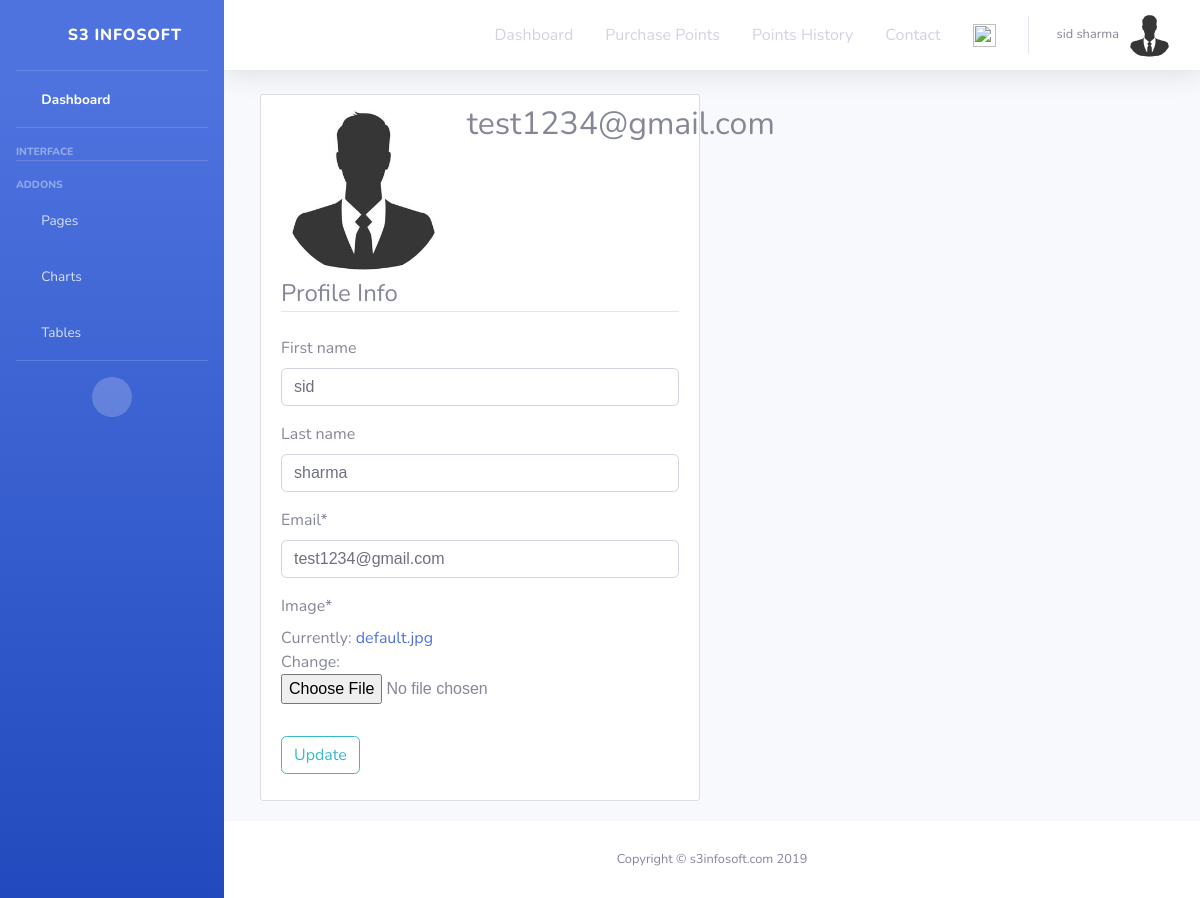
/profile/ (signed in), run on the app's committed database.
### users/models.py (models this page shows, shortened)
class CustomUser(auth_models.AbstractUser):#whatever field you want extra in user model we can enter here
    points_available=models.FloatField(max_length=10,default=0.0)
    unique_id=models.CharField(max_length=40,null=True,blank=True,unique=True,default=uuid.uuid4)
    email = models.EmailField(_("email address"), unique=True)
    objects = CustomUserManager()
    USERNAME_FIELD = "email"
    REQUIRED_FIELDS = []

### loyalty/models.py (models this page shows, shortened)
class Profile(models.Model):
	user=models.OneToOneField(CustomUser,on_delete=models.CASCADE) #onetoone relationship..
	image=models.ImageField(default='default.jpg',upload_to='profile_pics')

### loyalty/views.py (the view)
# urls.py: path("profile/",loyalty_views.profile,name="profile"),
@login_required
def profile(request):
    if request.method == 'POST':
        u_form = UserUpdateForm(request.POST, instance=request.user)
        p_form = ProfileUpdateForm(request.POST,
                                   request.FILES,
                                   instance=request.user.profile)
        if u_form.is_valid() and p_form.is_valid():
            u_form.save()
            p_form.save()
            messages.success(request, f'Your account has been updated!')
            return redirect('profile')
    else:
        u_form = UserUpdateForm(instance=request.user)
        p_form = ProfileUpdateForm(instance=request.user.profile)
    context = {
        'u_form': u_form,
        'p_form': p_form,
    }
    return render(request,'profile.html',context)

### loyalty/forms.py
class UserUpdateForm(forms.ModelForm):
		email = forms.EmailField()
		class Meta:
			model = CustomUser
			fields = ['first_name','last_name','email']

class ProfileUpdateForm(forms.ModelForm):
		class Meta:
			model = Profile
			fields = ['image']

### templates/context_processors.py (called while the page is built)
def messagenumber_processor(request):
	if not request.user.is_anonymous:#when logout user is anonymous
		return {'total_cart_items': len(Cart.objects.filter(user__unique_id=request.user.unique_id))}
	else:
		return{'temp': None}

### templates/profile.html (shortened to what this page needs)
{% extends "base.html" %}
{% load crispy_forms_tags %}
{% load static %}
 {% block extra_css %}
 <link href="{% static 'css/mycss.css' %}" rel="stylesheet">
  {% endblock extra_css %}
{% block content %}
    <div class="col-sm-6">
    <div class="content-section">
      <div class="media">
         <img src="{{ user.profile.image.url}}" class="rounded-circle account-img" width="165" height="170">
        <div class="media-body">
          <h2 class="account-heading">{{ user.email }}</h2>
        </div>
      </div>
      <form method="POST" enctype="multipart/form-data">
          <fieldset class="form-group">
              <legend class="border-bottom mb-4">Profile Info</legend>
              {{ u_form|crispy }}
              {{ p_form|crispy }}
          </fieldset>
          <div class="form-group">
              <button class="btn btn-outline-info" type="submit">Update</button>
          </div>
      </form>
    </div>
  </div>
{% endblock content %}

### templates/snippets/navbar.html (shortened to what this page needs)
        <nav class="navbar navbar-expand navbar-light bg-white topbar mb-4 static-top shadow">
          <ul class="navbar-nav ml-auto">
             <li class="nav-item dropdown no-arrow mx-1">
              <div>
               <a class="nav-item nav-link" href="{%url 'index'%}">Dashboard</a>
                 </div>
            </li>
            <li class="nav-item dropdown no-arrow mx-1">
              <div>
               <a class="nav-item nav-link" href="{%url 'purchase_points'%}">Purchase Points</a>
                 </div>
            </li>
            <li class="nav-item dropdown no-arrow mx-1">
              <div>
               <a class="nav-item nav-link" href="{%url 'earn_history'%}">Points History</a>
                 </div>
            </li>
            <li class="nav-item dropdown no-arrow mx-1">
              <div>
               <a class="nav-item nav-link" href="{%url 'contact_us'%}">Contact</a>
                 </div>
            </li>
            <li class="nav-item dropdown no-arrow mx-1" >
              <div>
               <spam class="nav-item nav-link" >
                          <a href="{% url 'cart' %}"><img src="\media\cart.png" class="img-responsive"width="23" height="23"></a>
               </spam>
              </div>
            </li>
            {% if request.user.is_authenticated %}
              <li class="nav-item dropdown no-arrow">
                <a class="nav-link dropdown-toggle" href="#" id="userDropdown" role="button" data-toggle="dropdown" aria-haspopup="true" aria-expanded="false">
                  <span class="mr-2 d-none d-lg-inline text-gray-600 small">{{ request.user.get_full_name|default:"No Name" }}</span>
                  <img class=" rounded-circle" src={{request.user.profile.image.url}}
                  width="45" height="45">
                </a>
              </li>
            {% endif %}
          </ul>
        </nav>

### static/css/mycss.css (style rules this page uses)
.content-section { background: #ffffff; padding: 10px 20px; border: 1px solid #dddddd; border-radius: 3px; margin-bottom: 20px; }
a { cursor: pointer; text-decoration: none; }
input, select, textarea { font-family: Helvetica,Arial,sans-serif; box-sizing: border-box; }

### data on the page
CustomUser: user.get_full_name "sid sharma", user.profile.image (placeholder picture), profile.image (placeholder picture), email "test1234@gmail.com", first_name "sid", last_name "sharma"
